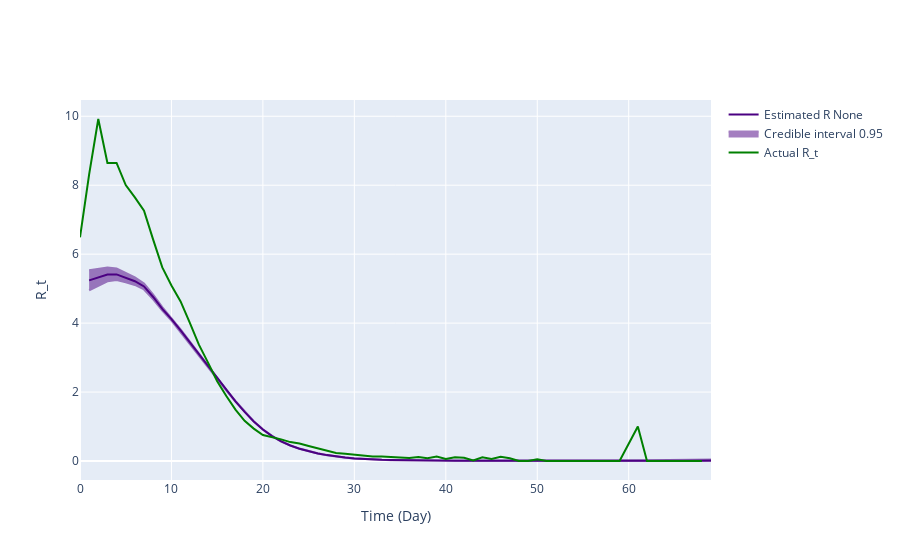

Source (notebook cell):
### Code cell
gamma_pdf_opt_r1 = gamma.pdf(x, result_r1.x[0], result_r1.x[1], result_r1.x[2])
inference = branchpro.BranchProPosterior(
    inc_data=inc_data_r1,
    daily_serial_interval=gamma_pdf_opt_r1,
    alpha=prior_a,
    beta=prior_b)

inference.run_inference(tau=tau)
intervals = inference.get_intervals(central_prob=.95)
intervals = process_intervals_data(intervals, gamma_pdf_opt_r1, w_percentile=0.95)

fig = plot_rt_fig(intervals, true_rt_r1[offset:len(intervals)+offset], gamma_pdf_opt_r1, end_time_point)
pio.write_image(fig.figure, 'single_plots/predicted_vs_true_rt_r1_optimal.png')
fig.show_figure()

### Figure 1 — Plotly figure (JSON) as saved in the notebook; plotly's stock layout.template omitted (floating-point values rounded to 4 significant figures; data arrays with more than 128 entries replaced by an {"elided": "..."} marker saying what was removed)
{"data": [{"line": {"color": "indigo"}, "mode": "lines", "name": "Estimated R None", "type": "scatter", "x": [1, 2, 3, 4, 5, 6, 7, 8, 9, 10, 11, 12, 13, 14, 15, 16, 17, 18, 19, 20, 21, 22, 23, 24, 25, 26, 27, 28, 29, 30, 31, 32, 33, 34, 35, 36, 37, 38, 39, 40, 41, 42, 43, 44, 45, 46, 47, 48, 49, 50, 51, 52, 53, 54, 55, 56, 57, 58, 59, 60, 61, 62, 63, 64, 65, 66, 67, 68, 69], "y": [5.239, 5.329, 5.41, 5.413, 5.318, 5.216, 5.063, 4.758, 4.412, 4.117, 3.786, 3.441, 3.092, 2.746, 2.392, 2.053, 1.732, 1.424, 1.148, 0.9149, 0.7225, 0.5692, 0.4505, 0.357, 0.281, 0.22, 0.1709, 0.1311, 0.09915, 0.07452, 0.05616, 0.04295, 0.03326, 0.02633, 0.02127, 0.01744, 0.01439, 0.0122, 0.01078, 0.009615, 0.008267, 0.007159, 0.006389, 0.005686, 0.005065, 0.004466, 0.003966, 0.003553, 0.003312, 0.003304, 0.003223, 0.003104, 0.003131, 0.003203, 0.003317, 0.003583, 0.004021, 0.0044, 0.004676, 0.005003, 0.005559, 0.00616, 0.006698, 0.007251, 0.007964, 0.00889, 0.009906, 0.01101, 0.01222]}, {"fill": "toself", "fillcolor": "indigo", "line": {"color": "indigo"}, "mode": "lines", "name": "Credible interval 0.95", "opacity": 0.5, "showlegend": true, "type": "scatter", "x": {"elided": "138 int values"}, "y": {"elided": "138 float values"}}, {"line": {"color": "green"}, "mode": "lines", "name": "Actual R_t", "type": "scatter", "x": [0, 1, 2, 3, 4, 5, 6, 7, 8, 9, 10, 11, 12, 13, 14, 15, 16, 17, 18, 19, 20, 21, 22, 23, 24, 25, 26, 27, 28, 29, 30, 31, 32, 33, 34, 35, 36, 37, 38, 39, 40, 41, 42, 43, 44, 45, 46, 47, 48, 49, 50, 51, 52, 53, 54, 55, 56, 57, 58, 59, 60, 61, 62, 63, 64, 65, 66, 67, 68, 69, 70, 71, 72, 73, 74, 75, 76, 77, 78, 79, 80, 81, 82, 83, 84, 85, 86, 87, 88, 89, 90], "y": [6.487, 8.313, 9.921, 8.645, 8.647, 8.004, 7.646, 7.26, 6.421, 5.615, 5.091, 4.63, 4.012, 3.375, 2.854, 2.315, 1.887, 1.491, 1.165, 0.9397, 0.7551, 0.696, 0.627, 0.5485, 0.5047, 0.4331, 0.3598, 0.2974, 0.2349, 0.2083, 0.1818, 0.1418, 0.1311, 0.1296, 0.121, 0.1027, 0.0902, 0.1179, 0.08353, 0.1293, 0.0559, 0.1117, 0.09615, 0.01802, 0.1087, 0.05797, 0.12, 0.07895, 0.0, 0.0, 0.05263, 0.0, 0.0, 0.0, 0.0, 0.0, 0.0, 0.0, 0.0, 0.0, 0.5, 1.0, 0.0, 0.0, 0.0, 0.0, 0.0, 0.0, 0.0]}], "layout": {"hovermode": "x unified", "xaxis": {"title": {"text": "Time (Day)"}}, "yaxis": {"title": {"text": "R_t"}}}}
